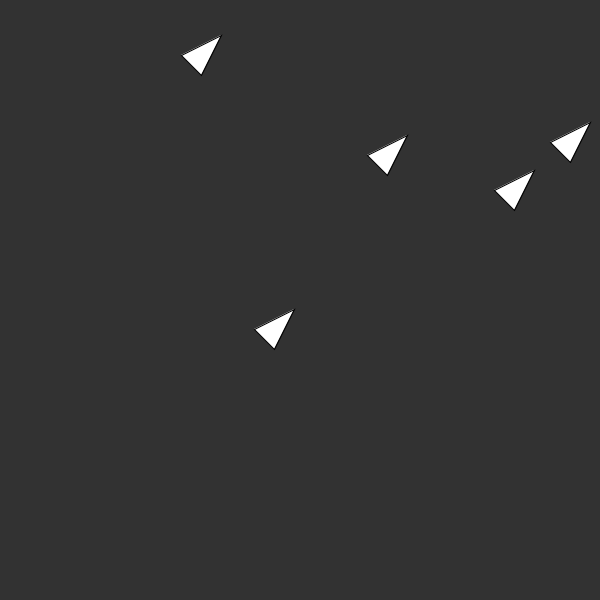
Frame 1 (no input)
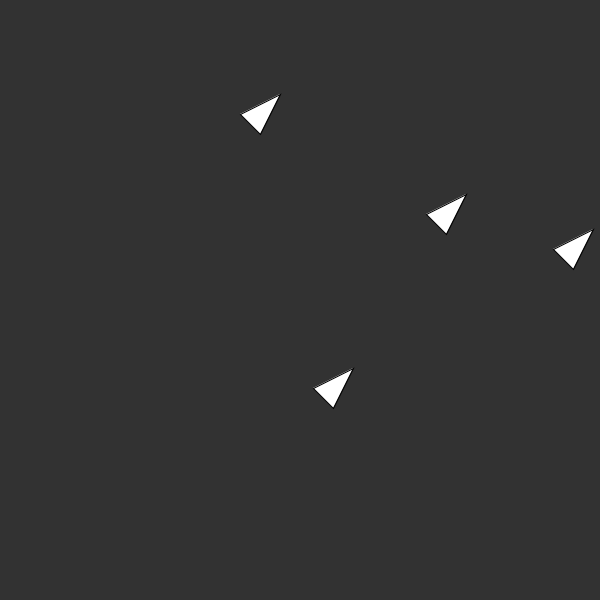
Frame 60 (the mouse pressed at the canvas centre just before this capture)
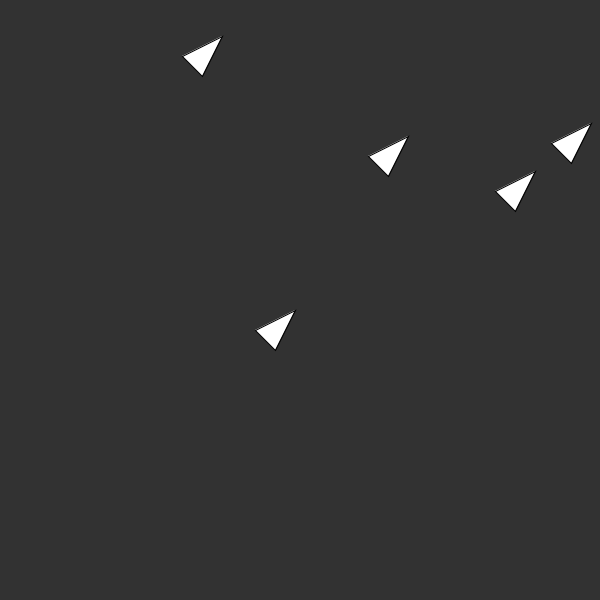
Frame 120 (the mouse held since frame 60 and released just before this capture)

The Processing sketch that drew these frames (run headless with seeded random() and noise(); from frame 60 on, the mouse is pressed at the canvas centre):

// Processing sketch: A10L
// ── A10L.pde
int nrOfTriangles = 5;
int[] x = new int[nrOfTriangles];
int[] y = new int[nrOfTriangles];
int size = 20;
int moveX = 1;
int moveY = 1;

void setup(){
  size(600, 600);
  background(50);
  
  // eine möglichkeit die startwerte zu initialisieren, könnten aber auch oben
  // bei der variablen deklaration per hand initialisiert werden.
  for(int i = 0; i < nrOfTriangles; i++){
    x[i] = (int)random(600);
    y[i] = (int)random(600);
  }
  
}


void draw(){
  background(50);
  
  // zeichne alle Dreicke
  for(int i = 0; i < nrOfTriangles; i++){
    triangle(x[i], y[i]+size, x[i]-size, y[i], x[i]+size, y[i]-size);
  }
  
  // bewege alle Dreiecke
  for(int i = 0; i < nrOfTriangles; i++){
    x[i] += moveX;
    y[i] += moveY;
  }
}


void mousePressed(){  
  // damit die Dreiecke nicht stehen bleiben
  // generieren wir solange eine zufällige zahl,
  // bis sie nicht = 0 ist.
  do{
      moveX = (int)random(-2, 2);
  }while( moveX == 0 );
  
  do{
      moveY = (int)random(-2, 2);
  }while( moveY == 0 );

}
